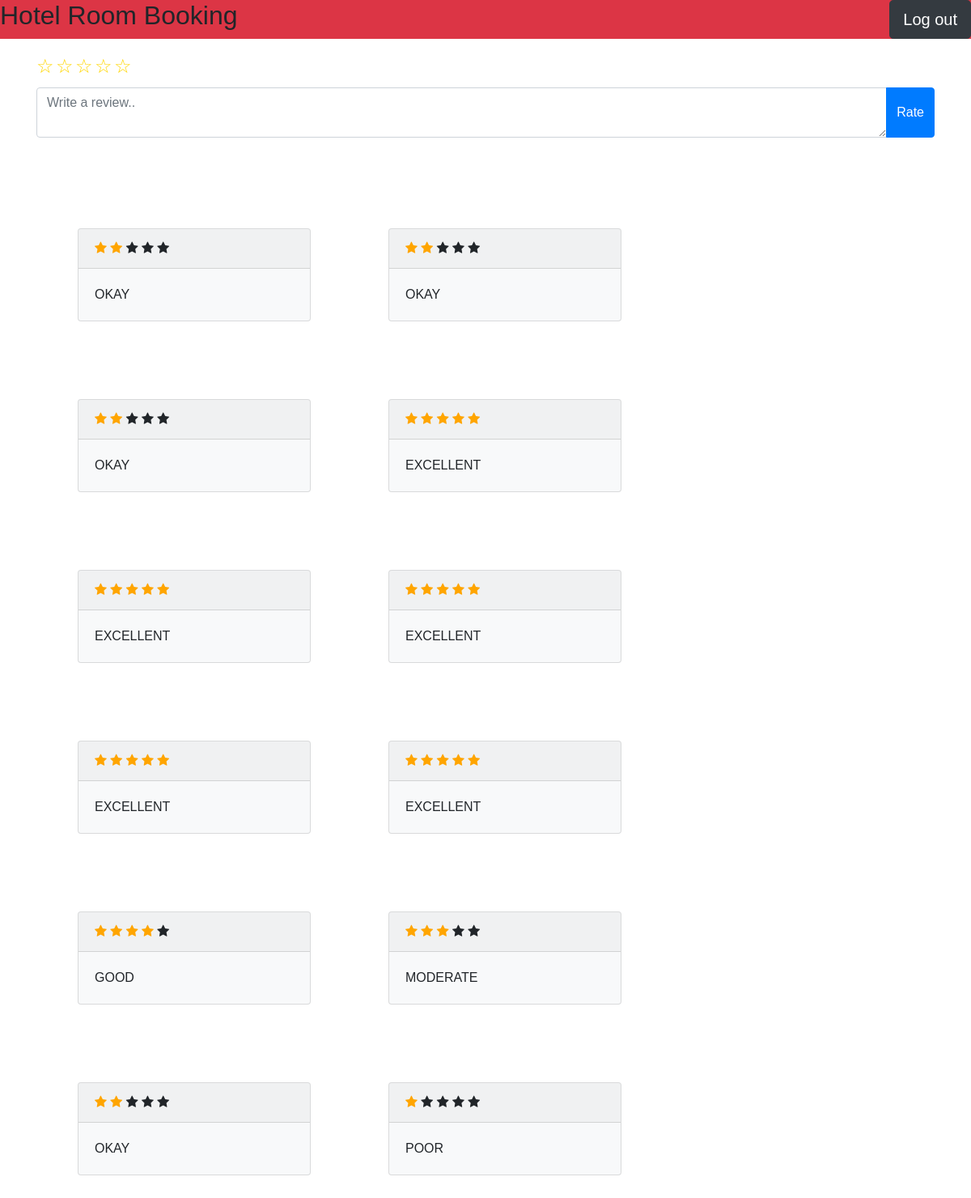
The page /review/1 (signed in) on the database as committed earlier.
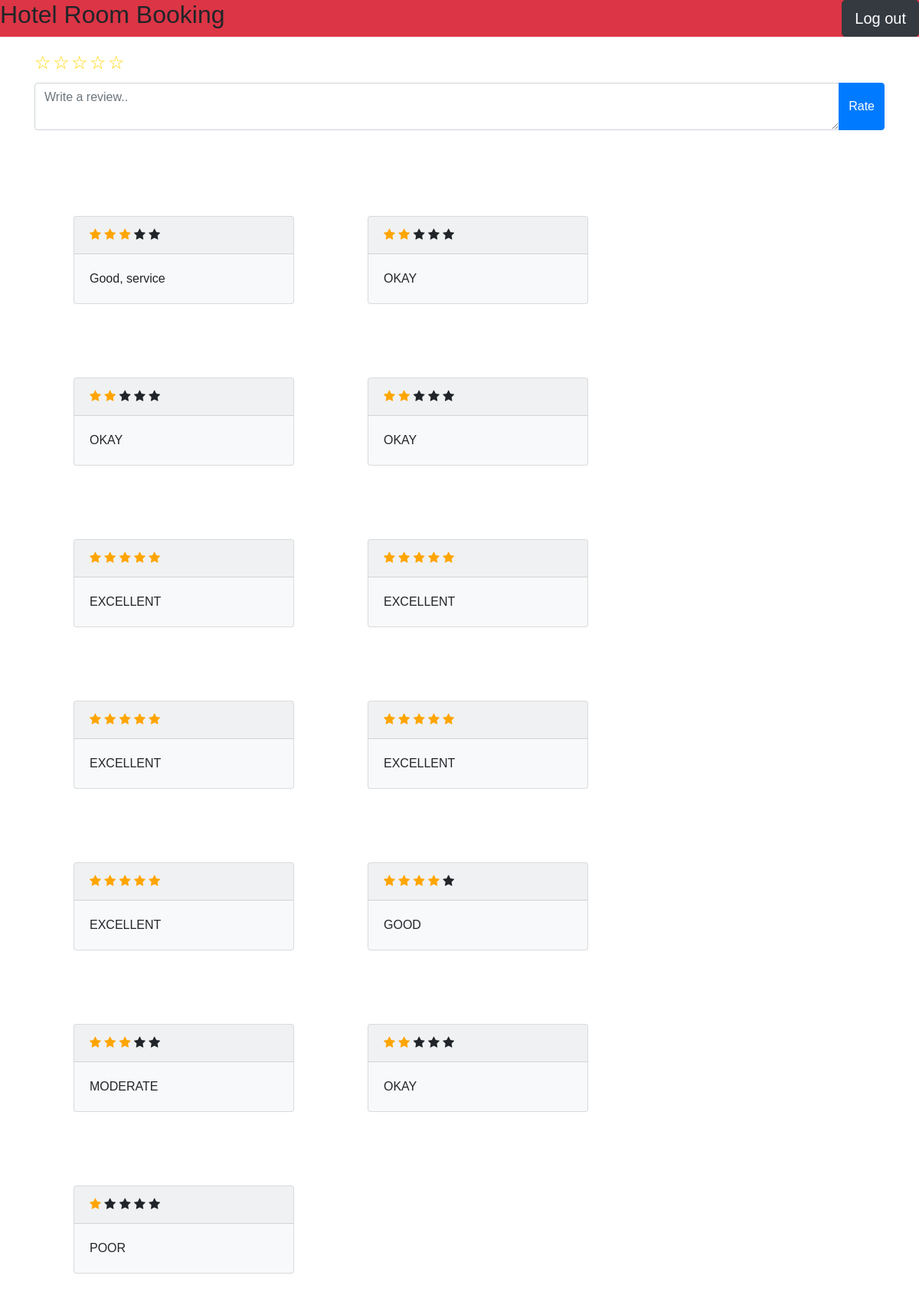
The same page on the database as committed later.
### tables this page shows
CREATE TABLE "REVIEW" (
	"review_id"	INTEGER,
	"star"	TINYINT NOT NULL CHECK("star" >= 0 AND "star" <= 5),
	"details"	TEXT,
	"hotel_id"	INTEGER NOT NULL,
	FOREIGN KEY("hotel_id") REFERENCES "HOTEL"("hotel_id") ON UPDATE CASCADE ON DELETE CASCADE,
	PRIMARY KEY("review_id" AUTOINCREMENT)
);

### routes.py (the view, shortened to what this page needs)
@app.route('/review/<hotel_id>', methods=['GET','POST'])
def review(hotel_id):
    if not check_login():
        return redirect(url_for('.home'))
    reviewform = reviewForm()
    con = sqlite3.connect(DATABASE)
    con.row_factory = sqlite3.Row
    cur = con.cursor()
    cur.execute('SELECT star, details FROM REVIEW WHERE hotel_id=%s ORDER BY review_id DESC;'%(hotel_id))
    reviews = cur.fetchall()
    con.close()
    return render_template('review.html', reviews=reviews, reviewform=reviewform, hotel_id=hotel_id)

### forms.py
class reviewForm(FlaskForm):
    star = IntegerField('star', validators=[InputRequired(), NumberRange(min=0, max=5)])
    details = StringField('details', widget=TextArea())

### routes.py (called while the page is built)
def check_login():
    if session.get('logged_in') != True:
        flash('Please Login')
        return False
    else:
        return True

### templates/review.html (shortened to what this page needs)
{% extends 'base.html' %}
{% block main %}
<form action="{{url_for('.review', hotel_id =hotel_id)}}" method="post">
<div class="container mt-3">
  <div class="input-group mb-3">
  	<div class="rating">
      <input type="radio" name="star" value="5" id="5"><label for="5">☆</label>
      <input type="radio" name="star" value="4" id="4"><label for="4">☆</label>
      <input type="radio" name="star" value="3" id="3"><label for="3">☆</label>
      <input type="radio" name="star" value="2" id="2"><label for="2">☆</label>
      <input type="radio" name="star" value="1" id="1"><label for="1">☆</label>
    </div>
    <div class="input-group mb-3">
      {{reviewform.details(class="form-control",placeholder="Write a review..")}}
    <div class="input-group-append">
      <button class="btn btn-primary" type="submit" name="rate">Rate</button>
     </div>
  </div>
</div>
</div>
</form>
<div class="d-flex flex-wrap align-content-around m-5">
{% for review in reviews %}
<div class="card bg-light m-5 set-width" style="max-width: 18rem;">
  <div class="card-header">
    {% for _ in range(review['star']) %}
    <span class="fa fa-star checked"></span>
	  {% endfor %}
    {% for _ in range(5 - review['star']) %}
	  <span class="fa fa-star"></span>
	  {% endfor %}
  </div>
  <div class="card-body">
    <p class="card-text">{{review['details']}}</p>
  </div>
</div>
{% endfor %}
</div>
{% endblock %}

### templates/base.html (shortened to what this page needs)
<!DOCTYPE html>
<html>
<head>
  <link rel="stylesheet" href="https://maxcdn.bootstrapcdn.com/bootstrap/4.5.2/css/bootstrap.min.css">
  <link rel="stylesheet" href="https://cdnjs.cloudflare.com/ajax/libs/font-awesome/4.7.0/css/font-awesome.min.css">
</head>
<body>
  <header class="d-flex justify-content-between bg-danger text-black mb-3">
    <h2 class="align-middle">Hotel Room Booking</h2>
    <a href="{{ url_for('.logout') }}" class="btn btn-dark btn-lg">
       Log out
    </a>
</header>
  <main>
    {% block main %}
    {% endblock %}
  </main>
</body>
</html>

Rows that differ between the two databases and show on the page:
added REVIEW: star 3 (drawn), details "Good, service"
